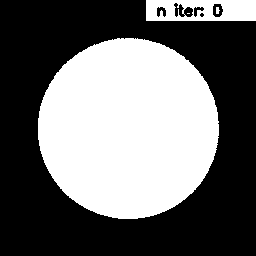
#> input picture W3/G5_to_complete/gifs/phantom18.gif, 256 x 256 px, given in place of phantom18.bmp, which was not available
$ python start.py
#> lines starting #> are read from the running program, lines starting #| are printed output that depends on the picture; after the words box and inside, x2 and y2 are one past the last pixel; in counts of white or black regions, pixels touching at a corner belong together; long printed decimals are rounded; pictures that were not available may be replaced by others from this repository, and a replacement may not be noted
### W3/G5_to_complete/sol_ChanVeseIpol_GDExp.py
import cv2
import numpy as np
import math
import sol_diracReg
import sol_DiFwd
import sol_DiBwd
import sol_DjFwd
import sol_DjBwd
import os
from scipy import ndimage
import matplotlib.pyplot as plt


def G5_sol_ChanVeseIpol_GDExp(I, phi_0, mu, nu, eta, lambda1, lambda2, tol, epHeaviside, dt, iterMax, reIni):
    #Implementation of the Chan - Vese segmentation following the explicit % gradient descent in the paper of Pascal Getreur "Chan-Vese Segmentation".
    #It is the equation 19 from that paper
    # I: Gray color image to segment
    # phi_0: Initial phi
    # mu: mu length parameter(regularizer term)
    # nu: nu area parameter(regularizer term)
    # eta: epsilon for the total variation regularization
    # lambda1, lambda2: data fidelity parameters
    # tol: tolerance for the sopping criterium
    # epHeaviside: epsilon for the regularized heaviside.
    # dt: time step
    # iterMax: MAximum number of iterations
    # reIni: Iterations for reinitialization. 0 means no reinitializacion

    folderInput = './'

    ni = I.shape[0]
    nj = I.shape[1]

    hi = 1
    hj = 1

    phi_f = phi_0.copy()
    dif = math.inf
    nIter = 0
    phi_old = phi_f.copy()

    dif_dict = dict()
    images = []

    # WE WILL KEEP ITERATING THE PROBLEM UNTIL WE REACH THE TOTAL
    # MAXIMUM NUMBER OF ITERATIONS OR UNTIL WE REACH A SATISFACTORY
    # RESULT, WHICH WILL BE WHEN THE DIFFERENCE BETWEEN TWO ITERATIONS
    # IS LOWER THAN A PREVIOUSLY SET TOLERANCE
    while dif > tol and nIter < iterMax:

        nIter = nIter + 1
        print(nIter)

        # WE HAD PHI NORMALIZED BETWEEN [-1, 1], SO NOW THE FIRST STEP IS TO
        # SEPARATE THE INTIAL IMAGE IN TWO: THE VALUES THAT ARE LARGER OR EQUAL
        # TO ZERO AND THE VALUES WHICH ARE LOWER THAN ZERO
        I1 = I[phi_f >= 0]
        I0 = I[phi_f < 0]
        I1f = I1.astype('float')
        I0f = I0.astype('float')

        # Minimization w.r.t c1 and c2(constant estimation)

        # WE HAVE SEPARATED TWO REGIONS OF THE ORIGINAL IMAGE (I1F, LARGER OR EQUAL TO ZERO
        # AND I2F, LOWER THAN ZERO), FOR THE CONSTANT VALUE TO REPRESENT EACH REGION WE CAN
        # THE MEAN VALUE OF EACH REGION, OR MAYBE THA MAXIMUM IN THE >= 0 REGION AND THE
        # MINIMUM IN THE <0 REGION.
        # !!!!!!!!!!!!!!!!!!!!!!!!!!!!!!!!!!!!!
        #WHAT THE PAPER SAYS:
        # and ϕ. For fixed ϕ, the optimal values of c1 and c2 are the region av
        # !!!!!!!!!!!!!!!!!!!!!!!!!!!!!!!!!!!!!!!


        # TODO 1: Line to complete
        # TODO 2: Line to complete

        H = 0.5*(1 + (2/np.pi)*np.arctan(phi_old/epHeaviside))
        c1 = np.sum(I*H)/np.sum(H)
        c2 = np.sum(I*(1-H))/np.sum(1-H)


        #
        c1 = np.mean(I1f)
        c2 = np.mean(I0f)

        # Boundary conditions

        # WE NEED THE BOUNDARIES TO BE SMOOTH, SO WE NEED EACH
        # BOUNDARY PIXEL TO BE THE SAME (OR VERY SIMILAR) TO THE
        # ONE WHICH IS CLOSEST AND IS FROM THE SAME REGION
        phi_f[0, :] = phi_f[1, :]        #TODO 3: Line to complete
        phi_f[ni-1, :] = phi_f[ni-2, :]     #TODO 4: Line to complete

        phi_f[:, 0] = phi_f[:, 1]        #TODO 5: Line to complete
        phi_f[:, nj-1] = phi_f[:, nj-2]     #TODO 6: Line to completend)


        # phi_f variable is mutable along the function. A trick to avoid this:
        phi_c=phi_f.copy()

        new_phi2 = np.zeros(phi_c.shape, dtype=float)
        new_phi3 = np.zeros(phi_c.shape, dtype=float)
        new_phi4 = np.zeros(phi_c.shape, dtype=float)
        new_phi = np.zeros(phi_c.shape, dtype=float)
        phi = np.zeros(phi_c.shape, dtype=float)
        for i in range(0, phi_c.shape[0]):
            for j in range(0, phi_c.shape[1]):
                new_phi[i, j] = phi_c[i, j]
                new_phi2[i, j] = phi_c[i, j]
                new_phi3[i, j] = phi_c[i, j]
                new_phi4[i, j] = phi_c[i, j]
                phi[i, j] = phi_c[i, j]

        '''
        # OUR CODE MODIFICATION
        # phi_f variable is mutable along the function. A trick to avoid this:
        phi_c=phi_f[:]

        new_phi0 = np.zeros(phi_c.shape, dtype= float)
        new_phi1 = np.zeros(phi_c.shape, dtype= float)
        new_phi2 = np.zeros(phi_c.shape, dtype= float)
        new_phi3 = np.zeros(phi_c.shape, dtype= float)
        new_phi4 = np.zeros(phi_c.shape, dtype= float)
        new_phi1 = np.zeros(phi_c.shape, dtype= float)
        phi = np.zeros(phi_c.shape, dtype= float)
        # WE THINK THAT THESE NEW PHIS SHOULD BE USED TO COMPUTE THE
        # FORWARD AND BACKWARD GRADIENTS. AND WE HAVE CHANGED THEIR NAMES
        # IN ORDER TO BE MORE EASILY RECOGNIZABLE
        for i in range(0, phi_c.shape[0]):
            for j in range(0, phi_c.shape[1]):
                new_phi0[i, j] = phi_c[i, j]
                new_phi1[i, j] = phi_c[i, j]
                new_phi2[i, j] = phi_c[i, j]
                new_phi3[i, j] = phi_c[i, j]
                phi[i, j] = phi_c[i, j]
                new_phi4[i, j] = phi_c[i, j]

        '''

        # Regularized Dirac 's Delta computation
        delta_phi = sol_diracReg.G5_sol_diracReg(phi_c, epHeaviside) # H'(phi)

        # THE FORWARD DIFFERENCE FORMULA IS THE NEXT PIXEL MINUS
        # THE CURRENT PIXEL, AND THE BACKWARD FORMULA IS THE CURRENT
        # PIXEL MINUS THE EARLIER PIXEL
        # derivatives estimation
        # i direction
        phi_iFwd = sol_DiFwd.G5_sol_DiFwd(new_phi, hi)   #TODO 7: Line to complete
        phi_iBwd = sol_DiBwd.G5_sol_DiBwd(new_phi4, hi)   #TODO 8: Line to complete

        # j direction
        phi_jFwd = sol_DjFwd.G5_sol_DjFwd(new_phi2, hj)   #TODO 9: Line to complete
        phi_jBwd = sol_DjBwd.G5_sol_DjBwd(new_phi3, hj)   #TODO 10: Line to complete

        # THE CENTERED DIFFERENCE IS THE SUM OF THE FORWARD AND THE
        # BACKWWARD DIFFERENCE DIVIDED BY 2
        # centered
        phi_icent = (phi_iFwd + phi_iBwd)/2.0  #TODO 11: Line to complete
        phi_jcent = (phi_jFwd + phi_jBwd)/2.0  #TODO 12: Line to complete

        # ETA IS 10**-8 IN THE PAPER BUT WE ARE CURRENTLY USING 0.01
        #A and B estimation (A y B from the Pascal Getreuer's IPOL paper "Chan Vese segmentation
        A = mu / np.sqrt(eta**2 + phi_jFwd**2 + phi_icent**2)      #TODO 13: Line to complete
        B = mu / np.sqrt(eta**2 + phi_jcent**2 + phi_iFwd**2)      #TODO 14: Line to complete

        #Equation 22, for inner points
        # SLIDE 46, WE NEED TO COMPUTE THE NEW PHI FOR THE INNER POINTS
        # SINCE EARLIER WE SET THE VALUES FOR THE BOUNDARIES

        # CREO QUE LAS A Y B ESTAS BIEN PERO LAS PHIS NO

        enumerator = (phi_old[1:ni-1, 1:nj-1] +
                     dt*delta_phi[1:ni-1, 1:nj-1]*(
                     A[1:ni-1, 1:nj-1]*phi_old[2:ni,1:nj-1] +
                     A[0:ni-2, 1:nj-1]*phi[0:ni-2, 1:nj-1] +
                     B[1:ni-1, 1:nj-1]*phi_old[1:ni-1,2:nj] +
                     B[1:ni-1, 0:nj-2]*phi[1:ni-1,0:nj-2] -
                     nu -
                     lambda1*(I[1:ni-1, 1:nj-1] - c1)**2 +
                     lambda2*(I[1:ni-1, 1:nj-1] - c2)**2))


        denominator = 1 + dt*delta_phi[1:ni-1, 1:nj-1]*(
                        A[1:ni-1, 1:nj-1] +
                        A[0:ni-2, 1:nj-1] +
                        B[1:ni-1, 1:nj-1] +
                        B[1:ni-1, 0:nj-2])

        phi[1:ni-1, 1:nj-1] = enumerator / denominator

        if reIni > 0 & np.mod(nIter, reIni) == 0:

            indGT1 = phi >= 0
            indGT = indGT1.astype('float')
            indLT1 = phi< 0
            indLT=indLT1.astype('float')

            xb1 = ndimage.distance_transform_edt(1-indLT)
            xb2 = ndimage.distance_transform_edt(1-indGT)

            phi = (xb1-xb2)

            # Normalization[-1,1]
            nor = min(abs(phi.min()), phi.max())

            # Normalize `phi` by dividing it by `nor`
            phi = phi / nor

            #Diference. This stopping criterium has the problem that phi can
            #change, but not the zero level set, that it really is what we are looking for

            dif = np.mean(np.sum((phi.ravel() - phi_old.ravel())**2))
            phi_old = phi.copy()
            phi_f=phi.copy()
            seg = phi>=0
            seg = seg.astype('float')
            print(dif)
            dif_dict[nIter] = dif
            images.append((seg * 255).astype("int"))
            #cv2.imshow('Seg',seg)
            #cv2.waitKey(0)
        else:
            phi_old=phi.copy()


    seg = phi>=0
    seg = seg.astype('uint8')

    return seg, dif_dict, images

### W3/G5_to_complete/sol_diracReg.py
import math
import numpy as np

def G5_sol_diracReg(x, epsilon ):
    # Dirac function of x
    # sol_diracReg(x, epsilon) Computes the derivative of the heaviside
    # function of x with respect to x.Regularized based on epsilon.

    # THIS IS GIVEN ON THE SLIDE 43
    y = (1/np.pi) * (epsilon / (epsilon**2 + x**2)) # TO DO 19: Line to complete

    return y

### W3/G5_to_complete/sol_DiFwd.py
import numpy as np

def G5_sol_DiFwd(I, hi ):
    #Compute the Forward finite differences with respect to the
    #i coordinate only for the 1:end-1 rows. The last row is not replaced

    ni=I.shape[0]
    nj=I.shape[1]

    if 'hi' not in locals():
        hi = 1

    result = I
    # Begin To Complete 8
    result[:ni - 1, :] = (I[1:ni, :] - I[:ni - 1, :]) / hi
    #End To Complete 8

    return result

### W3/G5_to_complete/sol_DiBwd.py
import numpy as np

def G5_sol_DiBwd(I, hi):
    #Compute the backward finite differences with respect to the
    #i coordinate only for the 2:end rows. The first row is not replaced

    ni = I.shape[0]
    nj = I.shape[1]

    if 'hi' not in locals():
        hi = 1

    result = I

    result[1:ni, :] = (I[1:ni, :] - I[0:ni - 1, :]) / hi


    return result

### W3/G5_to_complete/sol_DjFwd.py
def G5_sol_DjFwd(I, hj ):
    # Compute the Forward finite differences with respect to the
    # j coordinate only for the 1:end-1 columns. The last column is not replaced

    ni = I.shape[0]
    nj = I.shape[1]

    if 'hj' not in locals():
        hj = 1

    result = I

    result[:, :nj - 1] = (I[:, 1:nj] - I[:, :nj - 1]) / hj


    return result

### W3/G5_to_complete/sol_DjBwd.py
def G5_sol_DjBwd( I, hj):
    # Compute the backward finite differences with respect to the
    # j coordinate only for the 2: end columns.The first column is not replaced

    ni = I.shape[0]
    nj = I.shape[1]

    if 'hj' not in locals():
        hj = 1

    result = I

    result[:, 1:nj] = (I[:, 1:nj] - I[:, 0:nj - 1]) / hj


    return result

### W3/G5_to_complete/start.py

import cv2
import numpy as np
import sol_ChanVeseIpol_GDExp
from matplotlib import pyplot as plt
from dataclasses import dataclass
from PIL import Image

@dataclass
class Parameters:
    hi: float
    hj: float
    dt: float
    mu: float
    nu: float
    iterMax: float
    tol: float

# ======>>>>  input data  <<<<=======
# folder with the images
folderInput = './'


# figure name to process
figure_name = 'perro.jpeg'
#figure_name = "circles.png"
#figure_name = "noisedCircles.tif"
#figure_name = "phantom17.bmp"
figure_name = "phantom18.bmp"
# [34 lines of commented-out code are left out]
figure_name_final=folderInput+figure_name

I1_c = cv2.imread(figure_name_final,cv2.IMREAD_UNCHANGED)
#> I1_c is the input picture: shape (256, 256, 3); 42.2% white; 4 white regions (1 under 20 px), largest, box (x1, y1, x2, y2) and area: (38, 38, 219, 219) 25729, (146, 0, 256, 21) 1928, (216, 7, 220, 14) 22
if I1_c.ndim == 3: I1 = cv2.cvtColor(I1_c, cv2.COLOR_BGR2GRAY)
else: I1 = I1_c

I=I1.astype('float')

if len(I1.shape)>2:
    I = np.mean(I, axis=2)

print(I.shape)
#| (256, 256)
# visualize the image
cv2.imshow('Image',I)
cv2.waitKey(0)
cv2.destroyAllWindows()

min_val = np.min(I.ravel())
#> min_val = 0
max_val = np.max(I.ravel())
#> max_val = 255
I = (I.astype('float') - min_val)
I = I/max_val

# show normalized image
cv2.imshow('Normalized image',I)
cv2.waitKey(0)

# height, width, number of channels in image
height_mask = I.shape[0]
#> height_mask = 256
width_mask = I.shape[1]
#> width_mask = 256
dimensions_mask = I.shape
#> dimensions_mask = (256, 256)

ni=height_mask
#> ni = 256
nj=width_mask
#> nj = 256

# [6 lines of commented-out code are left out]
mu=0.025
nu=0

#Parameters
lambda1=1
lambda2=1
#lambda1=10^-3 #Hola carola problem
#lambda2=10^-3 #Hola carola problem

epHeaviside=1
eta=0.1
#eta=1

tol=0.01
#dt=(10^-2)/mu
dt=(10^-1)/mu
#iterMax=100000
iterMax=300
#reIni=0 #%Try both of them
#reIni=500
reIni=100

X, Y = np.meshgrid(np.arange(0,nj), np.arange(0,ni),indexing='xy')

#Initial phi
# ESTO LO HEMOS CAMBIADO, ANTES ESTABA ni con X y nj con Y
#phi_0=(-np.sqrt((X - nj*2//1)**2 + (Y - ni//2)**2) + 50) + (-np.sqrt((X - nj//10)**2 + (Y - ni//2)**2) + 50)
phi_0=(-np.sqrt((X - nj//2)**2 + (Y - ni//2)**2) + 50)

#phi_0=np.sin((np.pi/10)*X)*np.sin((np.pi/10)*Y)

# This initialization allows a faster convergence for phantom 18
#phi_0=(-np.sqrt( ( X-round(ni/2))**2 + (Y-round(nj/4))**2)+50)
#Normalization of the initial phi to [-1 1]
phi_0=phi_0-np.min(phi_0)
phi_0=2*phi_0/np.max(phi_0)
phi_0=phi_0-1
'''
phi_0=I #For the Hola carola problem

min_val = np.min(phi_0)
max_val = np.max(phi_0)

phi_0=phi_0-min_val
phi_0=2*phi_0/max_val
phi_0=phi_0-1
'''
#Explicit Gradient Descent
seg, dif_dict, images = sol_ChanVeseIpol_GDExp.G5_sol_ChanVeseIpol_GDExp( I, phi_0, mu, nu, eta, lambda1, lambda2, tol, epHeaviside, dt, iterMax, reIni )
#> the loop in G5_sol_ChanVeseIpol_GDExp, `while dif > tol and nIter < iterMax: ` made 4 passes
#> dif on passes 1 to 4: 1185.2, 2.94, 2.25, 0
#| 1185.193
#| 2.939
#| 2.254
#| 0.0
#> pass 1, in G5_sol_ChanVeseIpol_GDExp, `H = 0.5*(1 + (2/np.pi)*np.arctan(phi_old/epHeaviside))`:
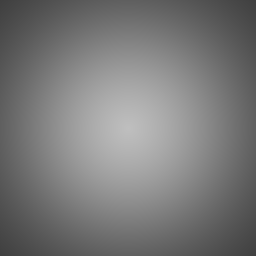
#> H: shape (256, 256) float64; min 0.25, max 0.75, mean 0.476
#> pass 1, in G5_sol_diracReg, `y = (1/np.pi) * (epsilon / (epsilon**2 + x**2))`:
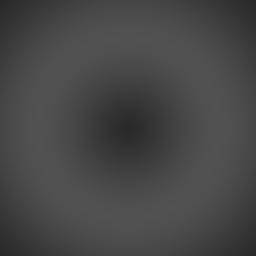
#> y: shape (256, 256) float64; min 0.159, max 0.318, mean 0.278
#> pass 1, in G5_sol_ChanVeseIpol_GDExp, `enumerator = (phi_old[1:ni-1, 1:nj-1] + dt*delta_phi[1:ni-1, 1:nj-1]*(..`:
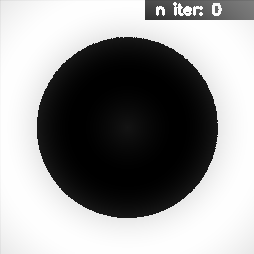
#> enumerator: shape (254, 254) float64; min -156.8, max 167.8, mean 31.8; drawn with min black and max white
#> after the loop in G5_sol_ChanVeseIpol_GDExp, `while dif > tol and nIter < iterMax:`:
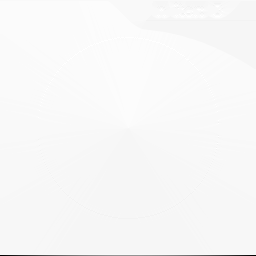
#> new_phi: shape (256, 256) float64; min -0.981, max 0.0222, mean -0.00369; drawn with min black and max white
#> after the loop in G5_sol_ChanVeseIpol_GDExp, `while dif > tol and nIter < iterMax:`:
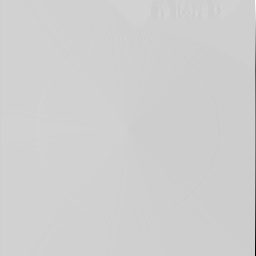
#> new_phi2: shape (256, 256) float64; min -0.973, max 0.222, mean -0.00108; drawn with min black and max white
#> after the loop in G5_sol_ChanVeseIpol_GDExp, `while dif > tol and nIter < iterMax:`:
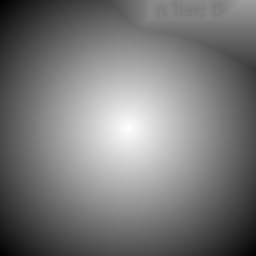
#> phi: shape (256, 256) float64; min -1, max 1, mean -0.0491; drawn with min black and max white
#> after the loop in G5_sol_ChanVeseIpol_GDExp, `while dif > tol and nIter < iterMax:`: dif_dict = {1: 1185.2, 2: 2.94, 3: 2.25, 4: 0}; images = 4 items; nIter = 4
#> in G5_sol_ChanVeseIpol_GDExp, `seg = phi>=0`: seg: shape (256, 256) bool; 42.2% white; 4 white regions (1 under 20 px)
#> dif_dict = {1: 1185.2, 2: 2.94, 3: 2.25, 4: 0}; images = 4 items

# show output image
contours, hierarchy = cv2.findContours(seg, cv2.RETR_TREE, cv2.CHAIN_APPROX_SIMPLE)
#> contours = 10 contours, 3 with area under 20; largest, box (x1, y1, x2, y2) and area: (38, 38, 219, 219) 25468, (146, 0, 256, 21) 2180, (212, 3, 224, 18) 128, (173, 2, 186, 18) 112, (183, 6, 194, 18) 82, (156, 6, 167, 18) 80, (193, 6, 205, 18) 64
#img = cv2.cvtColor(I1_c, cv2.COLOR_GRAY2BGR )
fin = cv2.drawContours(I1_c, contours, -1, (0,255,0), 2)
cv2.imshow('Seg',fin)
cv2.imwrite("seg_" + figure_name.split(".")[0] + ".png", fin)
cv2.waitKey(0)

plt.plot(dif_dict.keys(), dif_dict.values())
plt.title("Evolution of the difference between phi and phi_old over the iterations")
plt.show()
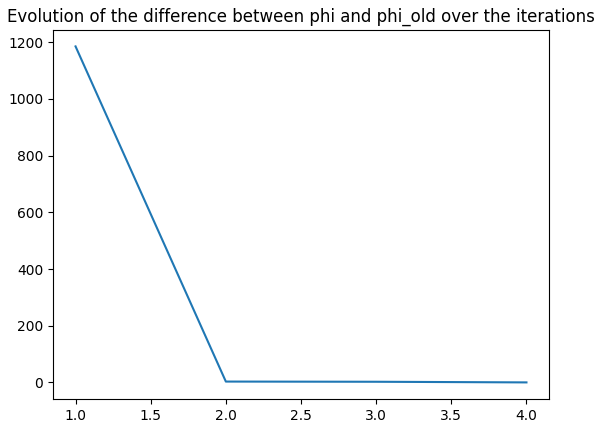
#> figure drawn by matplotlib, 1 panel

def make_and_show_gif(images, save_name):
#> called with save_name = 'phantom18'
    frames = []
    iter = 0
    for image in images:

        text = "n iter: " + str(iter)
        if image.ndim == 3:
            image = cv2.rectangle(image, (image.shape[1] - 110, 0), (image.shape[1], 20), (0,255,0), -1)
            cv2.putText(image, text, (image.shape[1] - 100, 15), cv2.FONT_HERSHEY_SIMPLEX, 0.5, (0,0,0), 2)
        else:
            image = cv2.rectangle(image, (image.shape[1] - 110, 0), (image.shape[1], 20), (255,255,255), -1)
            cv2.putText(image, text, (image.shape[1] - 100, 15), cv2.FONT_HERSHEY_SIMPLEX, 0.5, (0,0,0), 2)

        real_img = Image.fromarray(image)
        frames.append(real_img)
        iter += 1
#> this loop made 1 pass
#> text on pass 1: 'n iter: 0'
#> after the loop, frames = []; iter = 0

    frame_one = frames[0]
    name = "./gifs/" + save_name + ".gif"
    frame_one.save(name, format="GIF", append_images=frames,
                   save_all=True, duration=100, loop=0)
    print(f"gif correctly saved as: {save_name}")

    imageObject = Image.open("./"+name)

#> (the run stopped early here; a loop or call above may not have finished)
